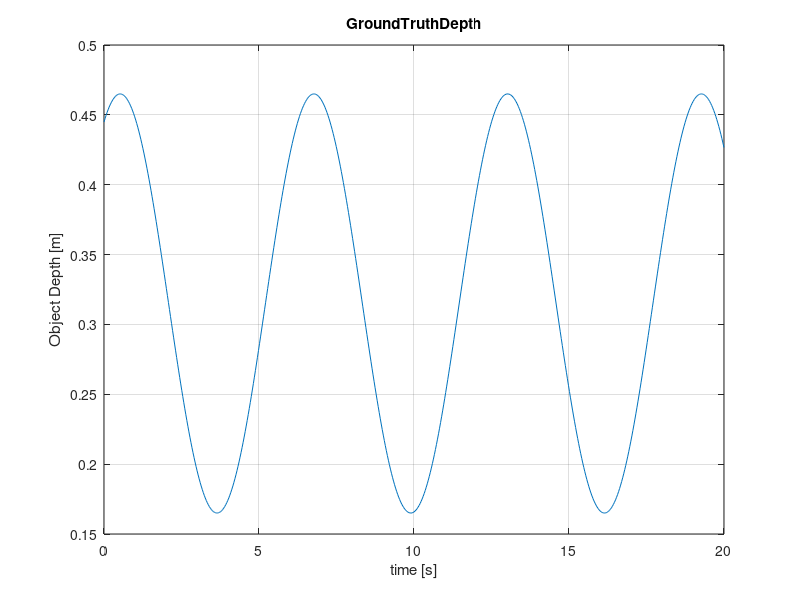
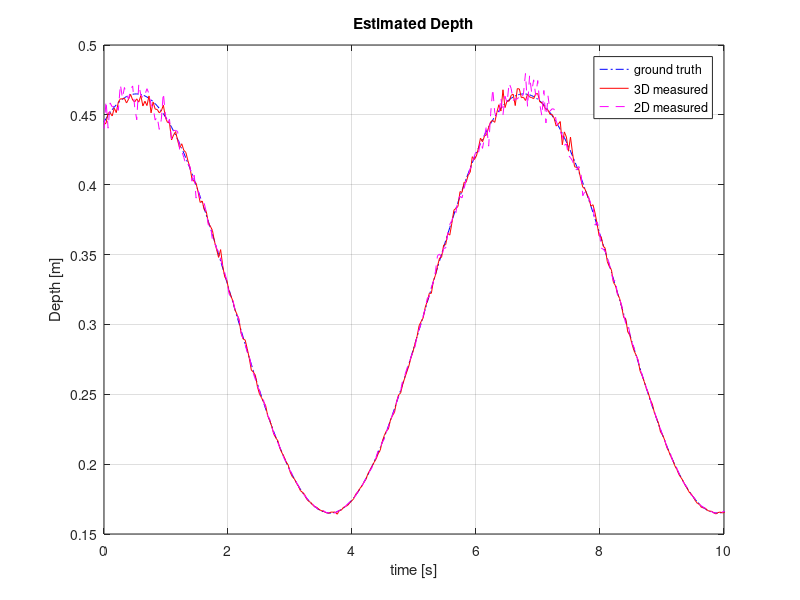
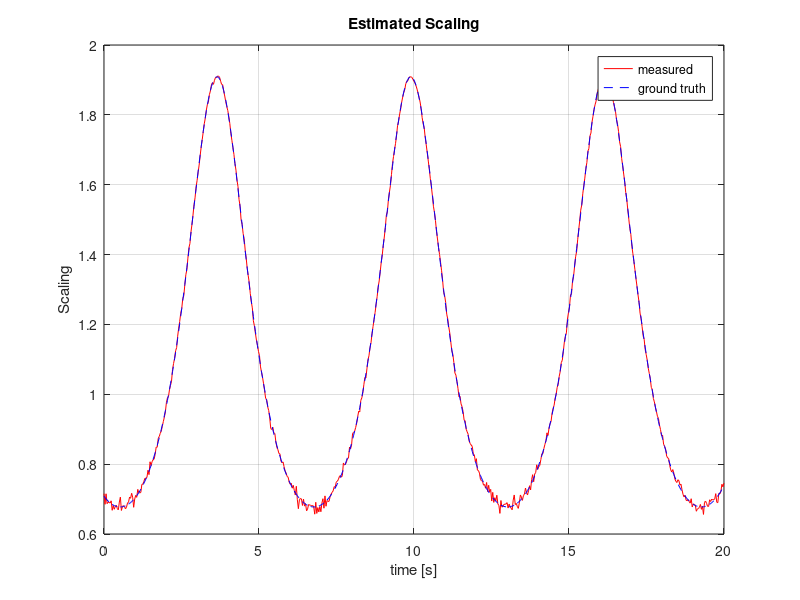

Here is the MATLAB script that generated these plots, in order:
%% config
%true depth
% sampling time 
ST = 0.033 %33ms
% ST = 0.1 %33ms
END = 20.0 % 5sec simulation

STEREO_NOISE_S = 0.5; % 1px sigma for stereo disparity noise
MONO_NOISE_S = 1; % 1?? sigma for monocular distance estimation noise

%% make ground truth data 
t = (0:ST:END).'; %time 
len = size(t,1);
freq =0.16;
phase = pi/3
% Z = 0.3 + 0.15*sin(2*pi*freq*t+pi/2);% 300mm +- 100mm
Z = 0.315 + 0.15*sin(2*pi*freq*t+phase);% 300mm +- 100mm
VZ = 2*pi*freq*0.15*cos(2*pi*freq*t+phase);
AZ = -2*pi*2*pi*freq*0.15*freq*sin(2*pi*freq*t+phase);

%% Noisy Observation 
BF = 0.065*400; % base line * focal length
StereoNoise = STEREO_NOISE_S * randn(length(t),1);
Disp = BF./Z + StereoNoise;
Zlim = 0.3;

mDisp = Disp;
INFF = 1000000000;
%mDisp(mDisp>BF/Zlim) = INFF;

figure(1);
plot(t,Z)
title('GroundTruthDepth')
xlabel('time [s]')
ylabel('Object Depth [m]')
grid on;

%% Noisy Monocluar Obserbation
Z0 = 0.315 % the real distance template is taken
IMG_SIZE = 600/2% 300 times 300 pix template
MonoNoise = MONO_NOISE_S*randn(length(t),1); % sigma = 1px image noise 
Snoise = 2./(Z0./Z * IMG_SIZE).* MonoNoise;
Scale = Z0./Z + Snoise;
dScale = [1; Scale(2:length(t))./Scale(1:length(t)-1)];

hfig=figure(2)
plt = plot(t,Z,'b-.',t,BF./mDisp,'r',t,Z0./Scale,'m--')
% setfigcolor(plt,'gby')
title('Estimated Depth')
xlabel('time [s]')
ylabel('Depth [m]')
xlim([0 END/2])
legend('ground truth','3D measured','2D measured')
grid on;
%     pfig = pubfig(hfig);
%     pfig.LegendLoc = 'best';
%     pfig.Dimension = [15 11];
%     expfig(['Estimated Depth'],'-pdf');


hfig=figure(3);
plot(t,Scale,'r',t,Z0./Z,'b--')
title('Estimated Scaling')
xlabel('time [s]')
ylabel('Scaling')
legend('measured','ground truth')
grid on;
%     pfig = pubfig(hfig);
%     pfig.LegendLoc = 'best';
%     pfig.Dimension = [15 11];
%     expfig(['Estimated Scaling'],'-pdf');
